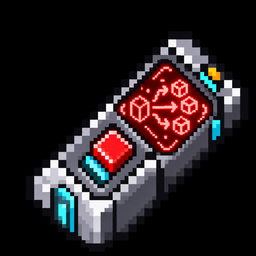
#> input picture img/copifier_multi_low.png, 256 x 256 px, shrunk from 1254 x 1254 before the run, given in place of glass_tile.png, which was not available
$ python gen_glass_finishes.py ../img/copifier_multi_low.png
#> lines starting #> are read from the running program, lines starting #| are printed output that depends on the picture; pictures that were not available may be replaced by others from this repository, and a replacement may not be noted
#!/usr/bin/env python3
"""Generate seamless glass finishes with stable legacy tint and vanilla dye colors."""
import sys
from pathlib import Path
from PIL import Image

ROOT = Path(__file__).resolve().parents[1]
OUT = ROOT / 'texture-packs/additional/assets/vandorlabs/textures/blocks/programmable_glass'
COLORS = [('white', 0xF9FFFE), ('orange', 0xF9801D), ('magenta', 0xC74EBD),
          ('light_blue', 0x3AB3DA), ('yellow', 0xFED83D), ('lime', 0x80C71F),
          ('pink', 0xF38BAA), ('grey', 0x474F52), ('light_grey', 0x9D9D97),
          ('cyan', 0x169C9C), ('purple', 0x8932B8), ('blue', 0x3C44AA),
          ('brown', 0x835432), ('green', 0x5E7C16), ('red', 0xB02E26), ('black', 0x1D1D21)]

for detail in ('low', 'medium'):
    base = Image.open(ROOT / f'texture-packs/default/assets/vandorlabs/textures/blocks/space_doors/{detail}/glass_tile.png').convert('RGBA')
    for name, rgb, opacity in [('clear', 0xFFFFFF, 0), ('soft_cyan', 0x33D9F2, .0513),
                               ('soft_dark_grey', 0x1A1F29, .1754)] + [(n, c, .30) for n, c in COLORS]:
        tint = ((rgb >> 16) & 255, (rgb >> 8) & 255, rgb & 255)
        for suffix, factor in (('_mild', .4), ('', 1), ('_strong', 1.35), ('_opaque', 1.35)):
            if "--strong-only" in sys.argv and suffix not in ("_strong", "_opaque"): continue
            # Preserve the existing Normal finish exactly; adjust only the color overlay.
            strength = min(.8, opacity * factor)
            image = Image.new('RGBA', base.size)
            pixels = []
            for r, g, b, a in base.getdata():
                alpha = a / 255
                combined = strength + alpha * (1 - strength)
                color = tuple(round((c * strength + original * alpha * (1 - strength)) / combined)
                              if combined else original for c, original in zip(tint, (r, g, b)))
                pixels.append((*color, 255 if suffix=="_opaque" else 217 if suffix=="_strong" else round(combined * 255)))
            image.putdata(pixels)
            (OUT / detail).mkdir(parents=True, exist_ok=True)
            image.save(OUT / detail / (name + suffix + '.png'))
#> this loop made 19 passes
#> pass 1, `image.save(OUT / detail / (name + suffix + '.png'))`:
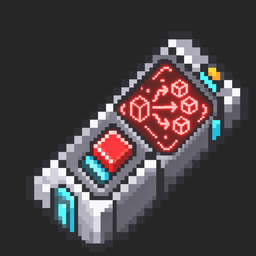
#> saved as clear_strong.png: PIL image 256x256 RGBA; mean R, G, B, A 40.4, 30.9, 33.3, 217; transparent parts drawn white
#> after the loop:
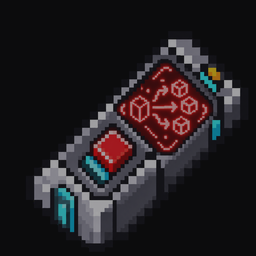
#> image: PIL image 256x256 RGBA; mean R, G, B, A 35.9, 30.3, 32.9, 255
#> pass 2 of the loop `for detail in ('low', 'medium'):`:
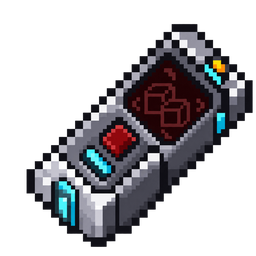
#> input picture img/copifier_off_low.png, 256 x 256 px, shrunk from 1254 x 1254 before the run, given in place of glass_tile.png, which was not available
#> base is the input picture: PIL image 256x256 RGBA; mean R, G, B, A 31.5, 30.3, 33.5, 100.8
#> the loop `for name, rgb, opacity in [('clear', 0xFFFFFF, 0), ('soft_cyan', 0x33D..` made 19 passes
#> pass 1, `image.save(OUT / detail / (name + suffix + '.png'))`:
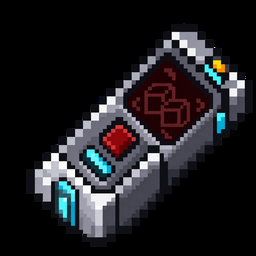
#> saved as clear_opaque.png: PIL image 256x256 RGBA; mean R, G, B, A 31.5, 30.3, 33.5, 255
#> after the loop `for name, rgb, opacity in [('clear', 0xFFFFFF, 0), ('soft_cyan', 0x33D..`:
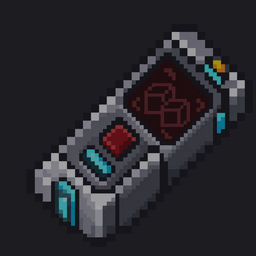
#> image: PIL image 256x256 RGBA; mean R, G, B, A 40.8, 40.1, 44.9, 255
print('Generated 19 glass finishes at 4 tint strengths and both detail sizes')
